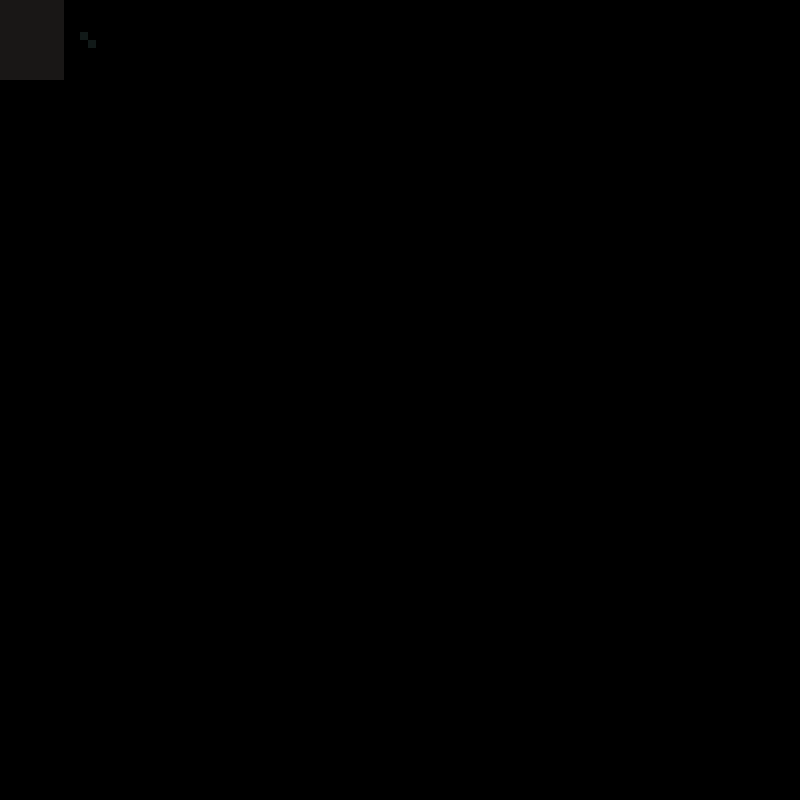

Below is a game level as drawn by its tile map, then a one-line description and the .tmx that defines it (tile-layer data replaced by summaries):
An orthogonal 100x100 tile map with 8x8 px tiles, 2 tile layers (walkable, walls), 1 image layer.

<map version="1.0" orientation="orthogonal" renderorder="right-down" width="100" height="100" tilewidth="8" tileheight="8" nextobjectid="1">
 <tileset firstgid="1" name="cave" tilewidth="8" tileheight="8" tilecount="1344" columns="32">
  <image source="../images/cave.png" width="256" height="336" />
 </tileset>
 <imagelayer name="background">
  <image source="../images/cavebg.png" width="64" height="80" />
 </imagelayer>
 <layer name="walkable" width="100" height="100">
  <properties>
   <property name="type" type="int" value="0" />
  </properties>
  <data>[10000 cells, 1 non-empty, 1 distinct tile ids]</data>
 </layer>
 <layer name="walls" width="100" height="100">
  <properties>
   <property name="collision" value="true" />
  </properties>
  <data>[10000 cells, 1 non-empty, 1 distinct tile ids]</data>
 </layer>
</map>
